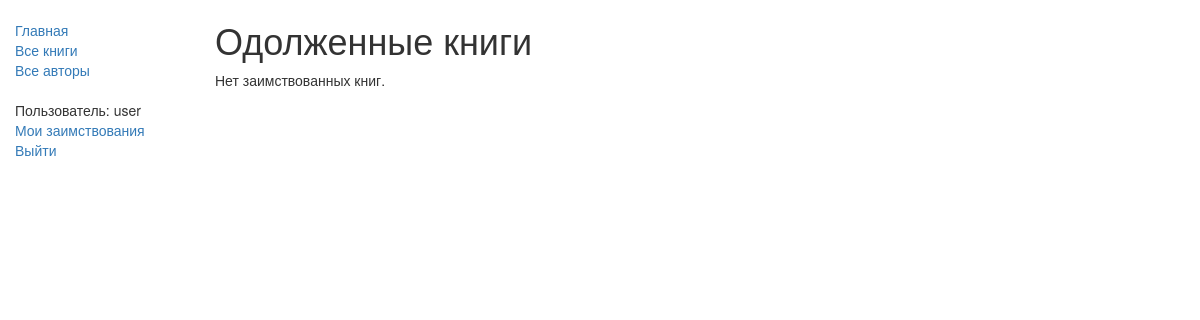
Page /catalog/mybooks/ (signed in) on the earlier database version.
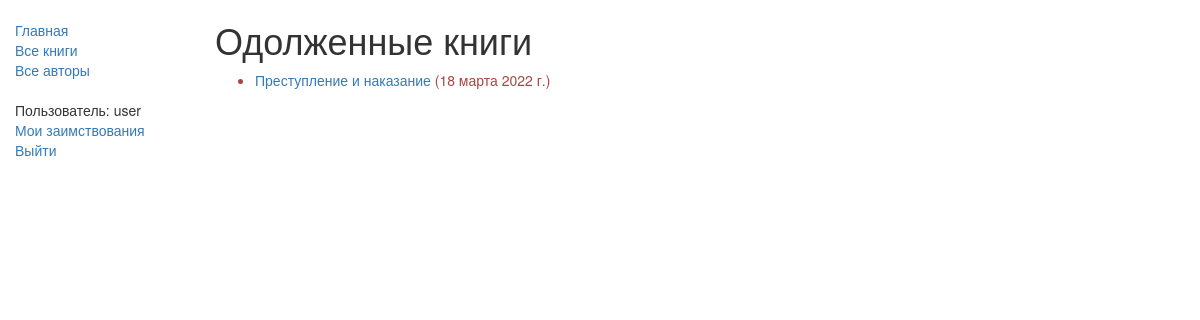
Same page on the later database version.
### catalog/models.py (models this page shows, shortened)
class BookInstance(models.Model):
    id = models.UUIDField(primary_key=True,
                          default=uuid.uuid4,
                          help_text='Уникальный идентификатор этой конкретной книги по всей библиотеке')
    book = models.ForeignKey('Book', on_delete=models.RESTRICT, null=True, verbose_name='книга')
    imprint = models.CharField(max_length=200, verbose_name='копии')
    due_back = models.DateField(null=True, blank=True, verbose_name='ожидаемая дата возврата')
    LOAN_STATUS = (
        ('о', 'На обслуживании'),
        ('в', 'Выдана'),
        ('н', 'В наличии'),
        ('р', 'Зарезервирована'),
    )
    status = models.CharField(max_length=1,
                              choices=LOAN_STATUS,
                              blank=True,
                              default='о',
                              help_text='Доступность книги',
                              verbose_name='статус')
    borrower = models.ForeignKey(User,
                                 on_delete=models.SET_NULL,
                                 null=True, blank=True,
                                 verbose_name='абонент-пользователь')
    @property
    def is_overdue(self):
        if self.due_back and date.today() > self.due_back:
            return True
        return False
    class Meta:
        ordering = ['due_back']
        verbose_name = 'экземпляр книги'
        verbose_name_plural = 'экземпляры книг'
        permissions = (('can_mark_returned', 'установить книгу как возвращенную'), )

class Book(models.Model):
    title = models.CharField(max_length=200, verbose_name='заголовок')
    author = models.ForeignKey('Author', on_delete=models.SET_NULL, null=True, verbose_name='автор')
    """
    Предупреждение: по умолчанию on_delete=models.CASCADE, что означает, что если автор будет удален,
    эта книга тоже будет удалена! Мы используем set_null здесь, но мы также могли бы использовать
    PROTECT или RESTRICT, чтобы предотвратить удаление автора, в то время как любая книга использует ее
    """
    summary = models.TextField(max_length=1000,
                               help_text='Введите краткое описание книги',
                               verbose_name='краткое изложение')
    isbn = models.CharField('ISBN', max_length=13, unique=True,
                            help_text='13 символов <a href="https://www.isbn-international.org/content/what-isbn'
                                      '">ISBN number</a>')
    genre = models.ManyToManyField(Genre, help_text='Выберите жанр для этой книги', verbose_name='жанр')
    language = models.ForeignKey('Language', on_delete=models.SET_NULL, null=True, verbose_name='язык')
    def display_genre(self):
        """Создает строку для жанра. Это необходимо для отображения жанра в Admin."""
        return ', '.join(genre.name for genre in self.genre.all()[:3])
    display_genre.short_description = 'жанр'
    class Meta:
        verbose_name = 'книга'
        verbose_name_plural = 'книги'

### catalog/views.py (the view)
class LoanedBooksByUserListView(LoginRequiredMixin, generic.ListView):
    model = BookInstance
    template_name = 'catalog/bookinstance_list_borrowed_user.html'
    paginate_by = 10
    def get_queryset(self):
        return BookInstance.objects.filter(borrower=self.request.user).filter(status__exact='в').order_by('due_back')

### catalog/templates/catalog/bookinstance_list_borrowed_user.html
{% extends "base_generic.html" %}
{% block content %}
    <h1>Одолженные книги</h1>
    {% if bookinstance_list %}
        <ul>
            {% for bookinst in bookinstance_list %}
                <li class="{% if bookinst.is_overdue %}text-danger{% endif %}">
                    <a href="{% url 'book-detail' bookinst.book.pk %}">{{bookinst.book.title}}</a> ({{ bookinst.due_back }})
                </li>
            {% endfor %}
        </ul>
    {% else %}
        <p>Нет заимствованных книг.</p>
    {% endif %}
{% endblock %}

Differences in the rows shown:
now on this page (row edited): BookInstance: book "Преступление и наказание", due_back "18 марта 2022 г."
Other differences:
text no longer shown: "Нет заимствованных книг."
